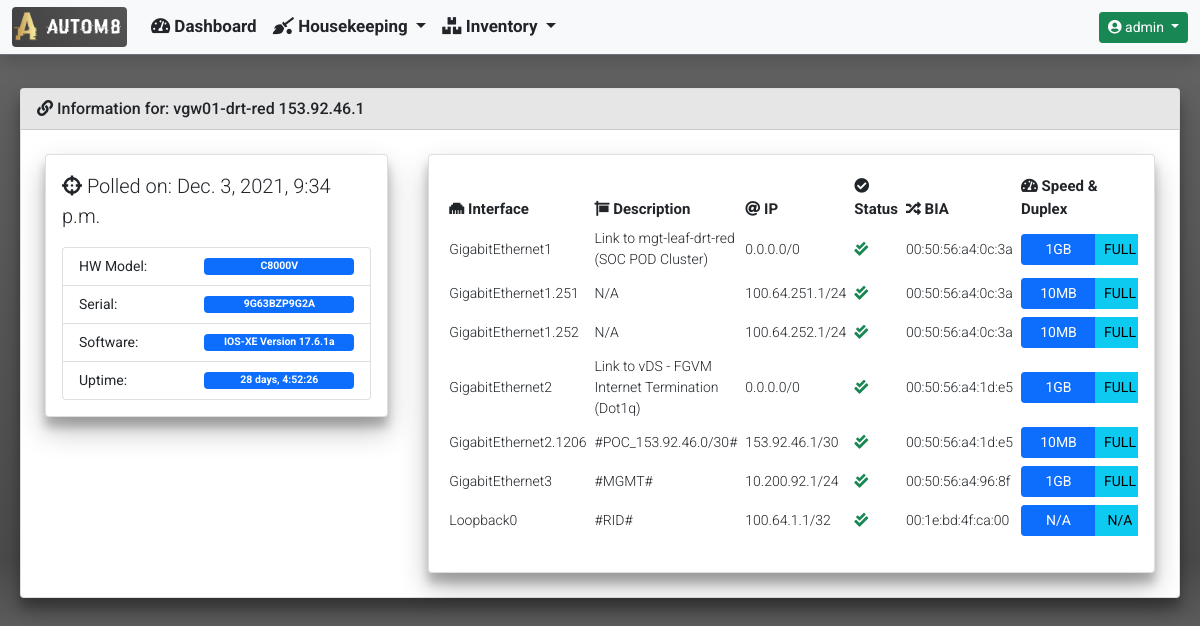
Before: /inventory/device_detailed_information/6/ (signed in) with the older database file.
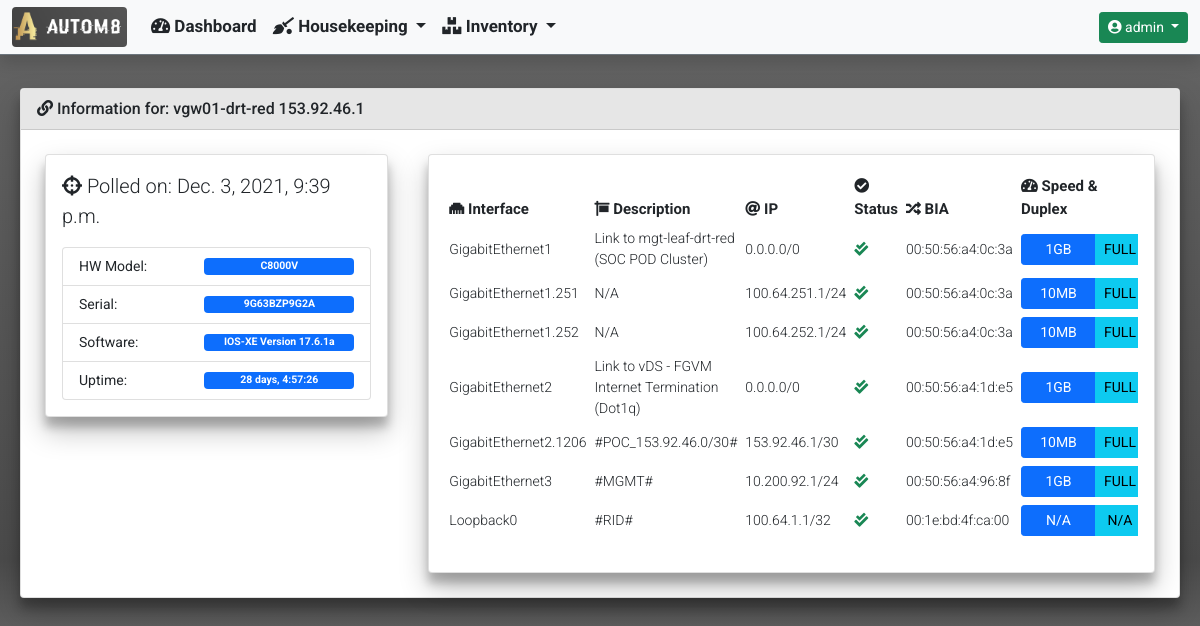
After: the same page with the newer database file.
### inventory/models.py (models this page shows)
class Device(models.Model):
    hostname = models.CharField(unique=True, max_length=255)
    mgmt_ip = models.GenericIPAddressField(unique=True, max_length=12)
    username = models.CharField(blank=True, null=True, max_length=255)
    password = models.CharField(blank=True, null=True, max_length=255)
    software_version = models.CharField(blank=True, null=True, max_length=255)
    serial_number = models.CharField(blank=True, null=True, max_length=255)
    vendor = models.CharField(max_length=255)
    description = models.CharField(blank=True, null=True, max_length=255)
    hardware_model = models.CharField(blank=True, null=True, max_length=255)
    rest_conf_enabled = models.BooleanField(blank=True, null=True)
    device_uptime = models.CharField(blank=True, null=True, max_length=255)
    last_polled = models.DateTimeField(blank=True, null=True)
    date_added = models.DateTimeField(default=timezone.now())

class DeviceInterfaces(models.Model):
    device_id = models.ForeignKey(Device, null=True, on_delete=models.CASCADE)
    name = models.CharField(blank=True, null=True, max_length=255)
    interface_type = models.CharField(blank=True, null=True, max_length=255)
    description = models.CharField(blank=True, null=True, max_length=255)
    ipv4_address = models.GenericIPAddressField(blank=True, null=True, max_length=12)
    ipv4_subnet_mask = models.CharField(blank=True, null=True, max_length=12)
    speed = models.CharField(blank=True, null=True, max_length=255)
    duplex = models.CharField(blank=True, null=True, max_length=255)
    admin_status = models.CharField(blank=True, null=True, max_length=255)
    oper_status = models.CharField(blank=True, null=True, max_length=255)
    phys_address = models.CharField(blank=True, null=True, max_length=255)
    mtu = models.CharField(blank=True, null=True, max_length=5)

### inventory/views.py (the view)
def device_detailed_information(request, device_id):
    device = Device.objects.get(pk=device_id)
    context = {
        'title': 'Device Detailed Information',
        'card_header': f'Information for: {device.hostname} {device.mgmt_ip}',
        'data': {
            'version': device,
            'interfaces': DeviceInterfaces.objects.filter(device_id=device_id)
        }
    }
    return render(
        request,
        'inventory/device_detailed_information.html',
        context
    )

### templates/inventory/device_detailed_information.html (shortened to what the changed rows need)
{% extends "base_template/base.html"%}
{% block content %}
<div class="row">
    <div class="col-md-4">
        <div class="card">
            <div class="card-body">
                <p class="lead">
                    <i class="fas fa-crosshairs"></i>
                    Polled on: {{ data.version.last_polled }}
                </p>
                <ul class="list-group">
                    <li class="list-group-item d-flex justify-content-between align-items-center">
                        HW Model:
                        <span class="badge bg-primary" style="width: 150px">{{ data.version.hardware_model }}</span>
                    </li>
                    <li class="list-group-item d-flex justify-content-between align-items-center">
                        Serial:
                        <span class="badge bg-primary" style="width: 150px">{{ data.version.serial_number }}</span>
                    </li>
                    <li class="list-group-item d-flex justify-content-between align-items-center">
                        Software:
                        <span class="badge bg-primary" style="width: 150px">{{ data.version.software_version }}</span>
                    </li>
                    <li class="list-group-item d-flex justify-content-between align-items-center">
                        Uptime:
                        <span class="badge bg-primary" style="width: 150px">{{ data.version.device_uptime }}</span>
                    </li>
                </ul>
            </div>
        </div>
    </div>
    <div class="col-md-8">
        <div class="card">
            <div class="card-body">
                <div class="table-responsive rounded">
                    <table id="InterfaceList" class="table table-sm table-hover table-borderless align-middle" style="width:100%">
                        <thead>
                            <tr>
                                <th><i class="fas fa-ethernet"></i> Interface</th>
                                <th><i class="fas fa-sign"></i> Description</th>
                                <th><i class="fas fa-at"></i> IP</th>
                                <th><i class="fas fa-check-circle"></i> Status</th>
                                <th><i class="fas fa-random"></i> BIA</th>
                                <th><i class="fas fa-tachometer-alt"></i> Speed & Duplex</th>
                            </tr>
                        </thead>
                        <tbody>
                            {% for interface in data.interfaces %}
                            <tr>
                                <td>{{ interface.name }}</td>
                                {% if interface.description %}
                                <td>{{ interface.description }}</td>
                                {% else %}
                                <td>N/A</td>
                                {% endif %}
                                {% if interface.ipv4_address %}
                                <td>{{ interface.ipv4_address }}/{{ interface.ipv4_subnet_mask }}</td>
                                {% else %}
                                <td>N/A</td>
                                {% endif %}
                                {% if 'up' in interface.admin_status and 'up' in interface.oper_status %}
                                <td><i class="fas fa-check-double text-success blink"></i></td>
                                {% else %}
                                <td><i class="far fa-times-circle text-danger blink"></i></td>
                                {% endif %}
                                {% if interface.phys_address %}
                                <td>{{ interface.phys_address }} </td>
                                {% else %}
                                <td>N/A</td>
                                {% endif %}
                                <td>
                                    <div class="btn-group btn-group-sm" role="group">
                                        <button class="btn btn-sm btn-primary" style="width:75px">{{ interface.speed|upper }}</button>
                                        <button class="btn btn-sm btn-info" style="width:50px">{{ interface.duplex|upper }}</button>
                                    </div>
                                </td>
                                {% endfor %}
                            </tr>
                        </tbody>
                    </table>
                </div>
            </div>
        </div>
    </div>
</div>
{% endblock %}

Changed rows visible on the page:
changed Device "9G63BZP9G2A": version.last_polled "Dec. 3, 2021, 9:34 p.m." → "Dec. 3, 2021, 9:39 p.m."; version.device_uptime "28 days, 4:52:26" → "28 days, 4:57:26"
